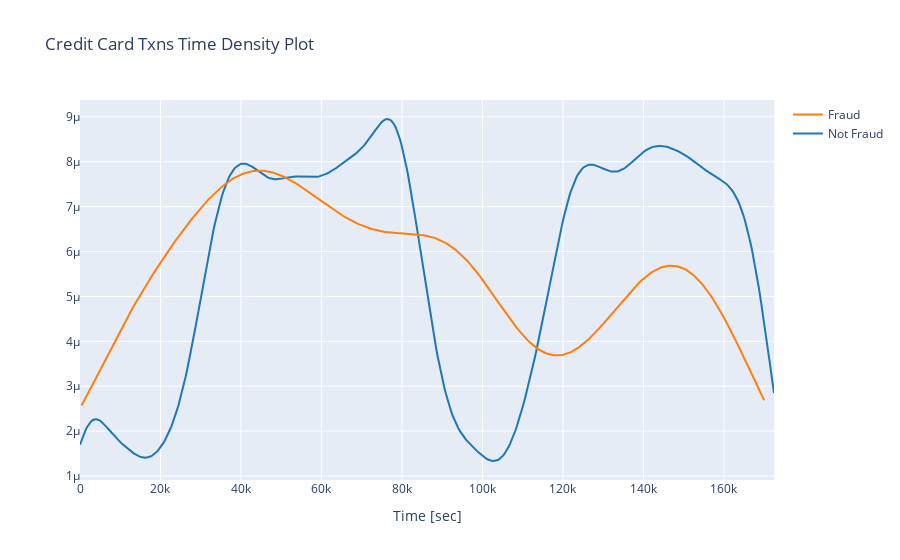

The cell this chart's notebook holds for it:
### Code cell
hist_data = [cl_0,cl_1]
group_labels = ['Not Fraud','Fraud']
fig = ff.create_distplot(hist_data, group_labels, show_hist = False, show_rug = False)
fig['layout'].update(title = 'Credit Card Txns Time Density Plot', xaxis  = dict(title = 'Time [sec]'))
plotly.offline.iplot(fig, filename = 'dist_only')

### Figure 1 — Plotly figure (JSON) as saved in the notebook; plotly's stock layout.template omitted (floating-point values rounded to 4 significant figures; data arrays with more than 128 entries replaced by an {"elided": "..."} marker saying what was removed)
{"data": [{"legendgroup": "Not Fraud", "marker": {"color": "rgb(31, 119, 180)"}, "mode": "lines", "name": "Not Fraud", "showlegend": true, "type": "scatter", "x": {"elided": "500 float values"}, "xaxis": "x", "y": {"elided": "500 float values"}, "yaxis": "y"}, {"legendgroup": "Fraud", "marker": {"color": "rgb(255, 127, 14)"}, "mode": "lines", "name": "Fraud", "showlegend": true, "type": "scatter", "x": {"elided": "500 float values"}, "xaxis": "x", "y": {"elided": "500 float values"}, "yaxis": "y"}], "layout": {"barmode": "overlay", "hovermode": "closest", "legend": {"traceorder": "reversed"}, "title": {"text": "Credit Card Txns Time Density Plot"}, "xaxis": {"anchor": "y2", "domain": [0, 1], "title": {"text": "Time [sec]"}, "zeroline": false}, "yaxis": {"anchor": "free", "domain": [0, 1], "position": 0}}}
